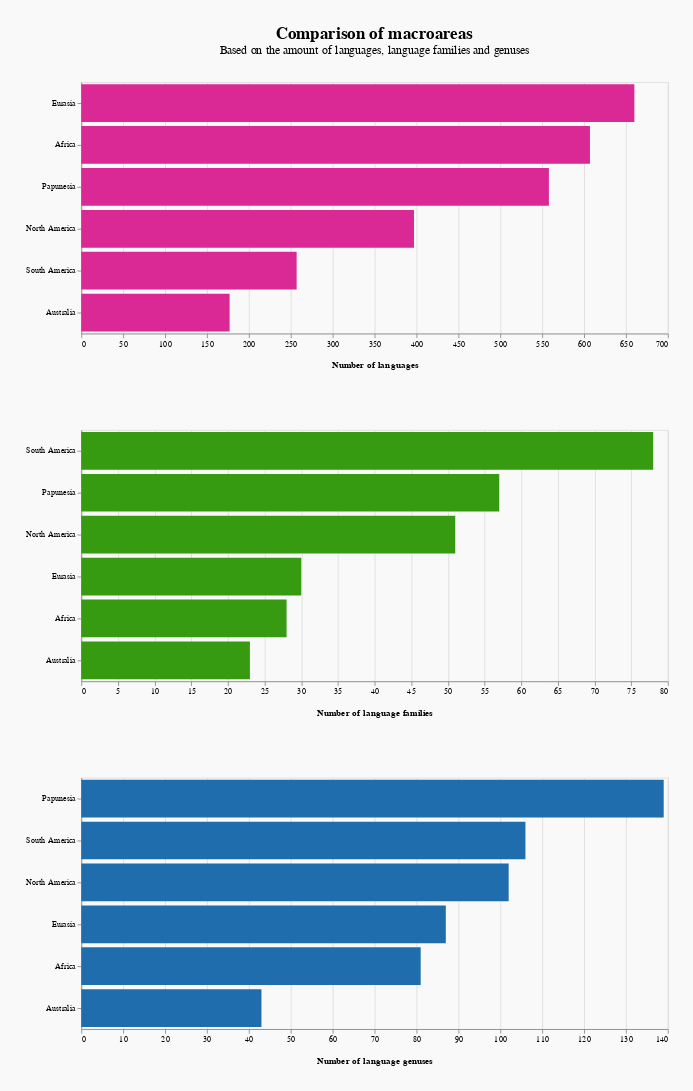

Notebook cell for this chart:
### Code cell
alt.vconcat(background_lang_chart, 
            background_fam_chart,
            background_genus_chart,
            spacing=70
           ).properties(background = '#F9F9F9',
                       title = alt.TitleParams(
                           text = 'Comparison of macroareas',
                        subtitle = 'Based on the amount of languages, language families and genuses'),
                       padding = 30
           ).configure_title(anchor = 'middle',
                  frame = 'group',
                  fontSize = 20,
                  offset = 30,
                  subtitleFontSize = 14
).configure_axisX(titlePadding=15,
)

### Figure 1 — Vega-Lite specification as saved in the notebook (floating-point values rounded to 4 significant figures)
{"config": {"view": {"continuousWidth": 400, "continuousHeight": 300}, "axisX": {"titlePadding": 15}, "title": {"anchor": "middle", "fontSize": 20, "frame": "group", "offset": 30, "subtitleFontSize": 14}}, "vconcat": [{"data": {"name": "data-ee9ec6e5ef56f1d461bd0d34c4439538"}, "mark": {"type": "bar", "color": "#DA2894"}, "encoding": {"x": {"axis": {"title": "Number of languages"}, "field": "amount_of_lang", "type": "quantitative"}, "y": {"axis": {"title": ""}, "field": "macroarea", "sort": {"field": "amount_of_lang", "order": "descending"}, "type": "nominal"}}, "height": 300, "width": 700}, {"data": {"name": "data-ee2922c1190ffb3f4951023750cc41da"}, "mark": {"type": "bar", "color": "#369B10"}, "encoding": {"x": {"axis": {"title": "Number of language families"}, "field": "amount_of_lang_fam", "type": "quantitative"}, "y": {"axis": {"title": ""}, "field": "macroarea", "sort": {"field": "amount_of_lang_fam", "order": "descending"}, "type": "nominal"}}, "height": 300, "width": 700}, {"data": {"name": "data-dd57939975588ef84ce5f3a2757d3ca6"}, "mark": {"type": "bar", "color": "#206DAE"}, "encoding": {"x": {"axis": {"title": "Number of language genuses"}, "field": "amount_of_lang_genus", "type": "quantitative"}, "y": {"axis": {"title": ""}, "field": "macroarea", "sort": {"field": "amount_of_lang_genus", "order": "descending"}, "type": "nominal"}}, "height": 300, "width": 700}], "background": "#F9F9F9", "padding": 30, "spacing": 70, "title": {"text": "Comparison of macroareas", "subtitle": "Based on the amount of languages, language families and genuses"}, "$schema": "https://vega.github.io/schema/vega-lite/v4.17.0.json", "datasets": {"data-ee9ec6e5ef56f1d461bd0d34c4439538": [{"macroarea": "Eurasia", "amount_of_lang": 660}, {"macroarea": "Africa", "amount_of_lang": 607}, {"macroarea": "Australia", "amount_of_lang": 177}, {"macroarea": "North America", "amount_of_lang": 397}, {"macroarea": "South America", "amount_of_lang": 257}, {"macroarea": "Papunesia", "amount_of_lang": 558}], "data-ee2922c1190ffb3f4951023750cc41da": [{"macroarea": "Eurasia", "amount_of_lang_fam": 30}, {"macroarea": "Africa", "amount_of_lang_fam": 28}, {"macroarea": "Australia", "amount_of_lang_fam": 23}, {"macroarea": "North America", "amount_of_lang_fam": 51}, {"macroarea": "South America", "amount_of_lang_fam": 78}, {"macroarea": "Papunesia", "amount_of_lang_fam": 57}], "data-dd57939975588ef84ce5f3a2757d3ca6": [{"macroarea": "Eurasia", "amount_of_lang_genus": 87}, {"macroarea": "Africa", "amount_of_lang_genus": 81}, {"macroarea": "Australia", "amount_of_lang_genus": 43}, {"macroarea": "North America", "amount_of_lang_genus": 102}, {"macroarea": "South America", "amount_of_lang_genus": 106}, {"macroarea": "Papunesia", "amount_of_lang_genus": 139}]}}
